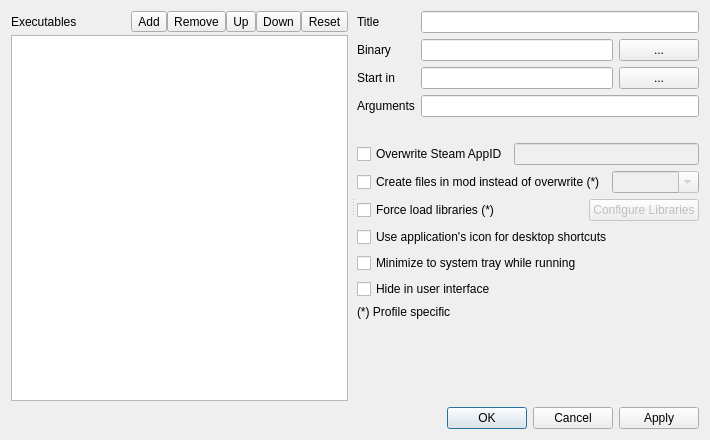
<?xml version="1.0" encoding="UTF-8"?>
<ui version="4.0">
 <class>EditExecutablesDialog</class>
 <widget class="QDialog" name="EditExecutablesDialog">
  <property name="geometry">
   <rect>
    <x>0</x>
    <y>0</y>
    <width>710</width>
    <height>440</height>
   </rect>
  </property>
  <property name="windowTitle">
   <string>Modify Executables</string>
  </property>
  <layout class="QVBoxLayout" name="verticalLayout">
   <item>
    <widget class="QWidget" name="widget_3" native="true">
     <property name="minimumSize">
      <size>
       <width>0</width>
       <height>100</height>
      </size>
     </property>
     <layout class="QVBoxLayout" name="verticalLayout_4">
      <property name="leftMargin">
       <number>0</number>
      </property>
      <property name="topMargin">
       <number>0</number>
      </property>
      <property name="rightMargin">
       <number>0</number>
      </property>
      <property name="bottomMargin">
       <number>0</number>
      </property>
      <item>
       <widget class="QSplitter" name="splitter">
        <property name="orientation">
         <enum>Qt::Horizontal</enum>
        </property>
        <property name="handleWidth">
         <number>9</number>
        </property>
        <property name="childrenCollapsible">
         <bool>false</bool>
        </property>
        <widget class="QWidget" name="widget_2" native="true">
         <layout class="QVBoxLayout" name="verticalLayout_3">
          <property name="spacing">
           <number>3</number>
          </property>
          <property name="leftMargin">
           <number>0</number>
          </property>
          <property name="topMargin">
           <number>0</number>
          </property>
          <property name="rightMargin">
           <number>0</number>
          </property>
          <property name="bottomMargin">
           <number>0</number>
          </property>
          <item>
           <layout class="QHBoxLayout" name="horizontalLayout_2">
            <property name="spacing">
             <number>0</number>
            </property>
            <item>
             <widget class="QLabel" name="label_6">
              <property name="text">
               <string>Executables</string>
              </property>
             </widget>
            </item>
            <item>
             <spacer name="horizontalSpacer">
              <property name="orientation">
               <enum>Qt::Horizontal</enum>
              </property>
              <property name="sizeHint" stdset="0">
               <size>
                <width>40</width>
                <height>20</height>
               </size>
              </property>
             </spacer>
            </item>
            <item>
             <widget class="QToolButton" name="add">
              <property name="toolTip">
               <string>Add an executable</string>
              </property>
              <property name="statusTip">
               <string>Add an executable</string>
              </property>
              <property name="whatsThis">
               <string>Add an executable</string>
              </property>
              <property name="text">
               <string>Add</string>
              </property>
              <property name="icon">
               <iconset resource="resources.qrc">
                <normaloff>:/MO/gui/add</normaloff>:/MO/gui/add</iconset>
              </property>
              <property name="popupMode">
               <enum>QToolButton::InstantPopup</enum>
              </property>
             </widget>
            </item>
            <item>
             <widget class="QToolButton" name="remove">
              <property name="toolTip">
               <string>Remove the selected executable</string>
              </property>
              <property name="statusTip">
               <string>Remove the selected executable</string>
              </property>
              <property name="whatsThis">
               <string>Remove the selected executable</string>
              </property>
              <property name="text">
               <string>Remove</string>
              </property>
              <property name="icon">
               <iconset resource="resources.qrc">
                <normaloff>:/MO/gui/resources/list-remove.png</normaloff>:/MO/gui/resources/list-remove.png</iconset>
              </property>
             </widget>
            </item>
            <item>
             <widget class="QToolButton" name="up">
              <property name="toolTip">
               <string>Move the executable up in the list</string>
              </property>
              <property name="statusTip">
               <string>Move the executable up in the list</string>
              </property>
              <property name="whatsThis">
               <string>Move the executable up in the list</string>
              </property>
              <property name="text">
               <string>Up</string>
              </property>
              <property name="icon">
               <iconset resource="resources.qrc">
                <normaloff>:/MO/gui/resources/go-up.png</normaloff>:/MO/gui/resources/go-up.png</iconset>
              </property>
             </widget>
            </item>
            <item>
             <widget class="QToolButton" name="down">
              <property name="toolTip">
               <string>Move the executable down in the list</string>
              </property>
              <property name="statusTip">
               <string>Move the executable down in the list</string>
              </property>
              <property name="whatsThis">
               <string>Move the executable down in the list</string>
              </property>
              <property name="text">
               <string>Down</string>
              </property>
              <property name="icon">
               <iconset resource="resources.qrc">
                <normaloff>:/MO/gui/resources/go-down.png</normaloff>:/MO/gui/resources/go-down.png</iconset>
              </property>
             </widget>
            </item>
            <item>
             <widget class="QToolButton" name="reset">
              <property name="toolTip">
               <string>Adds the executables provided by the game plugin and moves any existing executables out of the way</string>
              </property>
              <property name="statusTip">
               <string>Adds the executables provided by the game plugin and moves any existing executables out of the way</string>
              </property>
              <property name="whatsThis">
               <string>Adds the executables provided by the game plugin and moves any existing executables out of the way</string>
              </property>
              <property name="text">
               <string>Reset</string>
              </property>
              <property name="icon">
               <iconset resource="resources.qrc">
                <normaloff>:/MO/gui/edit_clear</normaloff>:/MO/gui/edit_clear</iconset>
              </property>
             </widget>
            </item>
           </layout>
          </item>
          <item>
           <widget class="QListWidget" name="list">
            <property name="toolTip">
             <string>List of configured executables</string>
            </property>
            <property name="whatsThis">
             <string>This is a list of your configured executables. Executables in grey are automatically recognised and can not be modified.</string>
            </property>
            <property name="dragDropMode">
             <enum>QAbstractItemView::InternalMove</enum>
            </property>
            <property name="defaultDropAction">
             <enum>Qt::TargetMoveAction</enum>
            </property>
           </widget>
          </item>
         </layout>
        </widget>
        <widget class="QWidget" name="widget" native="true">
         <layout class="QVBoxLayout" name="verticalLayout_2">
          <property name="leftMargin">
           <number>0</number>
          </property>
          <property name="topMargin">
           <number>0</number>
          </property>
          <property name="rightMargin">
           <number>0</number>
          </property>
          <property name="bottomMargin">
           <number>0</number>
          </property>
          <item>
           <widget class="QWidget" name="widget_4" native="true">
            <layout class="QVBoxLayout" name="verticalLayout_5">
             <property name="leftMargin">
              <number>0</number>
             </property>
             <property name="topMargin">
              <number>0</number>
             </property>
             <property name="rightMargin">
              <number>0</number>
             </property>
             <property name="bottomMargin">
              <number>10</number>
             </property>
             <item>
              <layout class="QFormLayout" name="formLayout">
               <property name="bottomMargin">
                <number>20</number>
               </property>
               <item row="0" column="0">
                <widget class="QLabel" name="label_3">
                 <property name="text">
                  <string>Title</string>
                 </property>
                </widget>
               </item>
               <item row="0" column="1">
                <widget class="QLineEdit" name="title">
                 <property name="toolTip">
                  <string>Name of the executable. This is only for display purposes.</string>
                 </property>
                 <property name="whatsThis">
                  <string>Name of the executable. This is only for display purposes.</string>
                 </property>
                </widget>
               </item>
               <item row="1" column="0">
                <widget class="QLabel" name="label">
                 <property name="text">
                  <string>Binary</string>
                 </property>
                </widget>
               </item>
               <item row="1" column="1">
                <layout class="QHBoxLayout" name="horizontalLayout" stretch="1,0">
                 <item>
                  <widget class="QLineEdit" name="binary">
                   <property name="toolTip">
                    <string>Binary to run</string>
                   </property>
                   <property name="whatsThis">
                    <string>Binary to run</string>
                   </property>
                  </widget>
                 </item>
                 <item>
                  <widget class="QPushButton" name="browseBinary">
                   <property name="toolTip">
                    <string>Browse filesystem</string>
                   </property>
                   <property name="whatsThis">
                    <string>Browse filesystem for the executable to run.</string>
                   </property>
                   <property name="text">
                    <string>...</string>
                   </property>
                  </widget>
                 </item>
                </layout>
               </item>
               <item row="2" column="0">
                <widget class="QLabel" name="label_4">
                 <property name="text">
                  <string>Start in</string>
                 </property>
                </widget>
               </item>
               <item row="2" column="1">
                <layout class="QHBoxLayout" name="horizontalLayout_6" stretch="1,0">
                 <item>
                  <widget class="QLineEdit" name="workingDirectory"/>
                 </item>
                 <item>
                  <widget class="QPushButton" name="browseWorkingDirectory">
                   <property name="text">
                    <string>...</string>
                   </property>
                  </widget>
                 </item>
                </layout>
               </item>
               <item row="3" column="0">
                <widget class="QLabel" name="label_2">
                 <property name="text">
                  <string>Arguments</string>
                 </property>
                </widget>
               </item>
               <item row="3" column="1">
                <widget class="QLineEdit" name="arguments">
                 <property name="toolTip">
                  <string>Arguments to pass to the application</string>
                 </property>
                 <property name="whatsThis">
                  <string>Arguments to pass to the application</string>
                 </property>
                </widget>
               </item>
              </layout>
             </item>
             <item>
              <layout class="QHBoxLayout" name="horizontalLayout_5">
               <item>
                <widget class="QCheckBox" name="overwriteSteamAppID">
                 <property name="toolTip">
                  <string>Allow the Steam AppID to be used for this executable to be changed.</string>
                 </property>
                 <property name="whatsThis">
                  <string>Allow the Steam AppID to be used for this executable to be changed.
Every game/tool distributed through Steam has a unique ID. MO needs to know this ID to start those programs directly, otherwise the program is started by steam and then MO will not work. By default, MO will use the AppID for the game.
Right now the only case I know of where this needs to be overwritten is for the Skyrim Creation Kit which has its own AppID. This overwrite is already preconfigured.</string>
                 </property>
                 <property name="text">
                  <string>Overwrite Steam AppID</string>
                 </property>
                </widget>
               </item>
               <item>
                <widget class="QLineEdit" name="steamAppID">
                 <property name="enabled">
                  <bool>false</bool>
                 </property>
                 <property name="toolTip">
                  <string>Steam AppID to use for this executable that differs from the games AppID.</string>
                 </property>
                 <property name="whatsThis">
                  <string>Steam AppID to use for this executable that differs from the games AppID.
Every game/tool distributed through Steam has a unique ID. MO needs to know this ID to start those programs directly, otherwise the program is started by steam and then MO will not work. By default, MO will use the AppID for the game (usually 72850).
Right now the only case I know of where this needs to be overwritten is for the Skyrim Creation Kit which has its own AppID (usually 202480). This overwrite is already preconfigured.</string>
                 </property>
                </widget>
               </item>
              </layout>
             </item>
             <item>
              <layout class="QHBoxLayout" name="horizontalLayout_9" stretch="0,1">
               <item>
                <widget class="QCheckBox" name="createFilesInMod">
                 <property name="toolTip">
                  <string>If this is enabled, new files are created in the specified mod instead of the &quot;Overwrite&quot; mod.</string>
                 </property>
                 <property name="text">
                  <string>Create files in mod instead of overwrite (*)</string>
                 </property>
                </widget>
               </item>
               <item>
                <widget class="QComboBox" name="mods">
                 <property name="enabled">
                  <bool>false</bool>
                 </property>
                 <property name="editable">
                  <bool>true</bool>
                 </property>
                </widget>
               </item>
              </layout>
             </item>
             <item>
              <layout class="QHBoxLayout" name="horizontalLayout_8">
               <item>
                <widget class="QCheckBox" name="forceLoadLibraries">
                 <property name="toolTip">
                  <string>If this is enabled, the configured libraries will be automatically loaded when this executable is launched.</string>
                 </property>
                 <property name="text">
                  <string>Force load libraries (*)</string>
                 </property>
                </widget>
               </item>
               <item>
                <spacer name="horizontalSpacer_2">
                 <property name="orientation">
                  <enum>Qt::Horizontal</enum>
                 </property>
                 <property name="sizeHint" stdset="0">
                  <size>
                   <width>40</width>
                   <height>20</height>
                  </size>
                 </property>
                </spacer>
               </item>
               <item>
                <widget class="QPushButton" name="configureLibraries">
                 <property name="enabled">
                  <bool>false</bool>
                 </property>
                 <property name="text">
                  <string>Configure Libraries</string>
                 </property>
                </widget>
               </item>
              </layout>
             </item>
             <item>
              <widget class="QCheckBox" name="useApplicationIcon">
               <property name="text">
                <string>Use application's icon for desktop shortcuts</string>
               </property>
              </widget>
             </item>
			       <item>
              <widget class="QCheckBox" name="minimizeToSystemTray">
               <property name="toolTip">
                <string>Mod Organizer will minimize to the system tray while this executable is running. It will reappear after it finishes.</string>
               </property>
               <property name="whatsThis">
                <string>Mod Organizer will minimize to the system tray while this executable is running. It will reappear after it finishes.</string>
               </property>
               <property name="text">
                <string>Minimize to system tray while running</string>
               </property>
              </widget>
             </item>
             <item>
              <widget class="QCheckBox" name="hide">
               <property name="toolTip">
                <string>This executable will not appear in the list, on the toolbar or in the menu. It will still be visible in this dialog.</string>
               </property>
               <property name="whatsThis">
                <string>This executable will not appear in the list, on the toolbar or in the menu. It will still be visible in this dialog.</string>
               </property>
               <property name="text">
                <string>Hide in user interface</string>
               </property>
              </widget>
             </item>
             <item>
              <widget class="QLabel" name="label_5">
               <property name="text">
                <string>(*) Profile specific</string>
               </property>
               <property name="margin">
                <number>5</number>
               </property>
              </widget>
             </item>
            </layout>
           </widget>
          </item>
          <item>
           <spacer name="verticalSpacer">
            <property name="orientation">
             <enum>Qt::Vertical</enum>
            </property>
            <property name="sizeHint" stdset="0">
             <size>
              <width>20</width>
              <height>40</height>
             </size>
            </property>
           </spacer>
          </item>
         </layout>
        </widget>
       </widget>
      </item>
     </layout>
    </widget>
   </item>
   <item>
    <widget class="QDialogButtonBox" name="buttons">
     <property name="standardButtons">
      <set>QDialogButtonBox::Apply|QDialogButtonBox::Cancel|QDialogButtonBox::Ok</set>
     </property>
    </widget>
   </item>
  </layout>
 </widget>
 <tabstops>
  <tabstop>add</tabstop>
  <tabstop>remove</tabstop>
  <tabstop>up</tabstop>
  <tabstop>down</tabstop>
  <tabstop>reset</tabstop>
  <tabstop>list</tabstop>
  <tabstop>title</tabstop>
  <tabstop>binary</tabstop>
  <tabstop>browseBinary</tabstop>
  <tabstop>workingDirectory</tabstop>
  <tabstop>browseWorkingDirectory</tabstop>
  <tabstop>arguments</tabstop>
  <tabstop>overwriteSteamAppID</tabstop>
  <tabstop>steamAppID</tabstop>
  <tabstop>createFilesInMod</tabstop>
  <tabstop>mods</tabstop>
  <tabstop>forceLoadLibraries</tabstop>
  <tabstop>configureLibraries</tabstop>
  <tabstop>useApplicationIcon</tabstop>
 </tabstops>
 <resources>
  <include location="resources.qrc"/>
 </resources>
 <connections/>
</ui>
